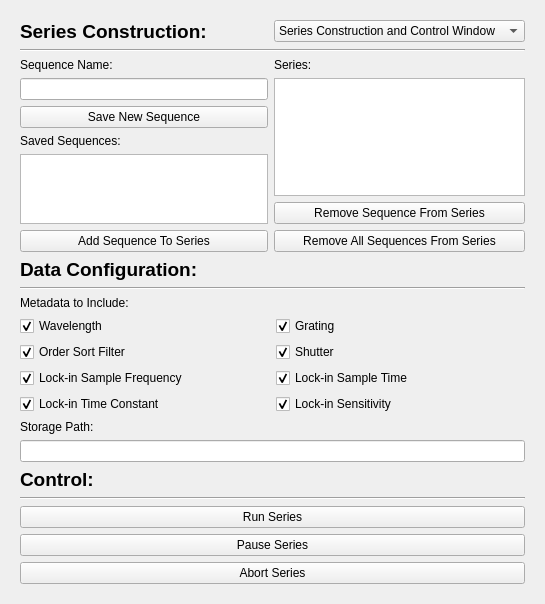
<?xml version="1.0" encoding="UTF-8"?>
<ui version="4.0">
 <class>Form</class>
 <widget class="QWidget" name="Form">
  <property name="geometry">
   <rect>
    <x>0</x>
    <y>0</y>
    <width>516</width>
    <height>510</height>
   </rect>
  </property>
  <property name="windowTitle">
   <string>Form</string>
  </property>
  <layout class="QGridLayout" name="gridLayout">
   <item row="0" column="1">
    <widget class="QStackedWidget" name="automation_window">
     <property name="currentIndex">
      <number>0</number>
     </property>
     <widget class="QWidget" name="SeriesConstructionAndControlWindow">
      <layout class="QGridLayout" name="gridLayout_12">
       <item row="4" column="0" colspan="2">
        <widget class="QLabel" name="auto_data_label">
         <property name="font">
          <font>
           <pointsize>14</pointsize>
           <weight>75</weight>
           <bold>true</bold>
          </font>
         </property>
         <property name="text">
          <string>Data Configuration:</string>
         </property>
        </widget>
       </item>
       <item row="3" column="0">
        <layout class="QGridLayout" name="gridLayout_9">
         <item row="0" column="0">
          <widget class="QLabel" name="auto_series_sequence_name_label">
           <property name="text">
            <string>Sequence Name:</string>
           </property>
          </widget>
         </item>
         <item row="4" column="0">
          <widget class="QListWidget" name="auto_series_savedsequences_list"/>
         </item>
         <item row="2" column="0">
          <widget class="QPushButton" name="auto_series_sequence_save_button">
           <property name="text">
            <string>Save New Sequence</string>
           </property>
          </widget>
         </item>
         <item row="1" column="0">
          <widget class="QLineEdit" name="auto_series_sequence_name_ledit"/>
         </item>
         <item row="3" column="0">
          <widget class="QLabel" name="auto_series_savedsequences_label">
           <property name="text">
            <string>Saved Sequences:</string>
           </property>
          </widget>
         </item>
         <item row="5" column="0">
          <widget class="QPushButton" name="auto_series_addsequencestoseries_button">
           <property name="text">
            <string>Add Sequence To Series</string>
           </property>
          </widget>
         </item>
        </layout>
       </item>
       <item row="3" column="1">
        <layout class="QGridLayout" name="gridLayout_10">
         <item row="2" column="0">
          <widget class="QPushButton" name="auto_series_removesequencefromseries_button">
           <property name="text">
            <string>Remove Sequence From Series</string>
           </property>
          </widget>
         </item>
         <item row="0" column="0">
          <widget class="QLabel" name="auto_series_series_label">
           <property name="text">
            <string>Series:</string>
           </property>
          </widget>
         </item>
         <item row="1" column="0">
          <widget class="QListWidget" name="auto_series_series_list"/>
         </item>
         <item row="3" column="0">
          <widget class="QPushButton" name="auto_series_removeallsequencesfromseries_button">
           <property name="text">
            <string>Remove All Sequences From Series</string>
           </property>
          </widget>
         </item>
        </layout>
       </item>
       <item row="10" column="0" colspan="2">
        <widget class="QPushButton" name="auto_control_pauseseries_button">
         <property name="text">
          <string>Pause Series</string>
         </property>
        </widget>
       </item>
       <item row="2" column="0" colspan="2">
        <widget class="Line" name="line_3">
         <property name="orientation">
          <enum>Qt::Horizontal</enum>
         </property>
        </widget>
       </item>
       <item row="5" column="0" colspan="2">
        <widget class="Line" name="line_4">
         <property name="orientation">
          <enum>Qt::Horizontal</enum>
         </property>
        </widget>
       </item>
       <item row="6" column="0" colspan="2">
        <layout class="QGridLayout" name="gridLayout_11">
         <item row="5" column="2">
          <widget class="QCheckBox" name="data_configuration_metadata_lockin_sensitivity_cbox">
           <property name="sizePolicy">
            <sizepolicy hsizetype="Minimum" vsizetype="Maximum">
             <horstretch>0</horstretch>
             <verstretch>0</verstretch>
            </sizepolicy>
           </property>
           <property name="text">
            <string>Lock-in Sensitivity</string>
           </property>
           <property name="checked">
            <bool>true</bool>
           </property>
          </widget>
         </item>
         <item row="3" column="1">
          <widget class="QCheckBox" name="auto_data_metadata_osf_cbox">
           <property name="sizePolicy">
            <sizepolicy hsizetype="Minimum" vsizetype="Maximum">
             <horstretch>0</horstretch>
             <verstretch>0</verstretch>
            </sizepolicy>
           </property>
           <property name="text">
            <string>Order Sort Filter</string>
           </property>
           <property name="checked">
            <bool>true</bool>
           </property>
          </widget>
         </item>
         <item row="1" column="2" rowspan="2">
          <widget class="QCheckBox" name="data_configuration_metadata_grating_cbox">
           <property name="sizePolicy">
            <sizepolicy hsizetype="Minimum" vsizetype="Maximum">
             <horstretch>0</horstretch>
             <verstretch>0</verstretch>
            </sizepolicy>
           </property>
           <property name="text">
            <string>Grating</string>
           </property>
           <property name="checked">
            <bool>true</bool>
           </property>
          </widget>
         </item>
         <item row="4" column="1">
          <widget class="QCheckBox" name="auto_data_metadata_lockinfs_cbox">
           <property name="sizePolicy">
            <sizepolicy hsizetype="Minimum" vsizetype="Maximum">
             <horstretch>0</horstretch>
             <verstretch>0</verstretch>
            </sizepolicy>
           </property>
           <property name="text">
            <string>Lock-in Sample Frequency</string>
           </property>
           <property name="checked">
            <bool>true</bool>
           </property>
          </widget>
         </item>
         <item row="1" column="1" rowspan="2">
          <widget class="QCheckBox" name="auto_data_metadata_wavelength_cbox">
           <property name="sizePolicy">
            <sizepolicy hsizetype="Minimum" vsizetype="Maximum">
             <horstretch>0</horstretch>
             <verstretch>0</verstretch>
            </sizepolicy>
           </property>
           <property name="text">
            <string>Wavelength</string>
           </property>
           <property name="checked">
            <bool>true</bool>
           </property>
          </widget>
         </item>
         <item row="6" column="1" colspan="2">
          <widget class="QLabel" name="auto_data_storagepath_label">
           <property name="text">
            <string>Storage Path:</string>
           </property>
          </widget>
         </item>
         <item row="5" column="1">
          <widget class="QCheckBox" name="auto_data_metadata_lockintimeconstant_cbox">
           <property name="sizePolicy">
            <sizepolicy hsizetype="Minimum" vsizetype="Maximum">
             <horstretch>0</horstretch>
             <verstretch>0</verstretch>
            </sizepolicy>
           </property>
           <property name="text">
            <string>Lock-in Time Constant</string>
           </property>
           <property name="checked">
            <bool>true</bool>
           </property>
          </widget>
         </item>
         <item row="3" column="2">
          <widget class="QCheckBox" name="data_configuration_metadata_shutter_cbox">
           <property name="sizePolicy">
            <sizepolicy hsizetype="Minimum" vsizetype="Maximum">
             <horstretch>0</horstretch>
             <verstretch>0</verstretch>
            </sizepolicy>
           </property>
           <property name="text">
            <string>Shutter</string>
           </property>
           <property name="checked">
            <bool>true</bool>
           </property>
          </widget>
         </item>
         <item row="4" column="2">
          <widget class="QCheckBox" name="data_configuration_metadata_lockints_cbox">
           <property name="sizePolicy">
            <sizepolicy hsizetype="Minimum" vsizetype="Maximum">
             <horstretch>0</horstretch>
             <verstretch>0</verstretch>
            </sizepolicy>
           </property>
           <property name="text">
            <string>Lock-in Sample Time</string>
           </property>
           <property name="checked">
            <bool>true</bool>
           </property>
          </widget>
         </item>
         <item row="0" column="1" colspan="2">
          <widget class="QLabel" name="auto_data_metadatatoinclude_label">
           <property name="text">
            <string>Metadata to Include:</string>
           </property>
          </widget>
         </item>
         <item row="7" column="1" colspan="2">
          <widget class="QLineEdit" name="auto_data_storagepath_ledit"/>
         </item>
        </layout>
       </item>
       <item row="9" column="0" colspan="2">
        <widget class="QPushButton" name="auto_control_runseries_button">
         <property name="text">
          <string>Run Series</string>
         </property>
        </widget>
       </item>
       <item row="8" column="0" colspan="2">
        <widget class="Line" name="line_5">
         <property name="orientation">
          <enum>Qt::Horizontal</enum>
         </property>
        </widget>
       </item>
       <item row="11" column="0" colspan="2">
        <widget class="QPushButton" name="auto_control_abortseries_button">
         <property name="text">
          <string>Abort Series</string>
         </property>
        </widget>
       </item>
       <item row="7" column="0" colspan="2">
        <widget class="QLabel" name="auto_control_label">
         <property name="font">
          <font>
           <pointsize>14</pointsize>
           <weight>75</weight>
           <bold>true</bold>
          </font>
         </property>
         <property name="text">
          <string>Control:</string>
         </property>
        </widget>
       </item>
       <item row="1" column="0">
        <widget class="QLabel" name="label">
         <property name="font">
          <font>
           <pointsize>14</pointsize>
           <weight>75</weight>
           <bold>true</bold>
          </font>
         </property>
         <property name="text">
          <string>Series Construction:</string>
         </property>
        </widget>
       </item>
       <item row="1" column="1">
        <widget class="QComboBox" name="auto_window_select_combobox_0">
         <item>
          <property name="text">
           <string>Series Construction and Control Window</string>
          </property>
         </item>
         <item>
          <property name="text">
           <string>Sequence Parameters Window</string>
          </property>
         </item>
        </widget>
       </item>
      </layout>
     </widget>
     <widget class="QWidget" name="SequenceParametersWindow">
      <layout class="QGridLayout" name="gridLayout_2">
       <item row="15" column="1">
        <widget class="QLineEdit" name="sequence_lockin_timeconstant_ledit"/>
       </item>
       <item row="5" column="0">
        <widget class="QLabel" name="sequence_monochromator_stepsize_label">
         <property name="sizePolicy">
          <sizepolicy hsizetype="Preferred" vsizetype="Maximum">
           <horstretch>0</horstretch>
           <verstretch>0</verstretch>
          </sizepolicy>
         </property>
         <property name="text">
          <string>Step Size (um.): </string>
         </property>
        </widget>
       </item>
       <item row="4" column="0">
        <widget class="QLabel" name="sequence_monochromator_endwave_label">
         <property name="sizePolicy">
          <sizepolicy hsizetype="Preferred" vsizetype="Maximum">
           <horstretch>0</horstretch>
           <verstretch>0</verstretch>
          </sizepolicy>
         </property>
         <property name="text">
          <string>End Wavelength (um.): </string>
         </property>
        </widget>
       </item>
       <item row="10" column="0">
        <widget class="QLabel" name="sequence_monochromator_osf2osf3_label">
         <property name="sizePolicy">
          <sizepolicy hsizetype="Preferred" vsizetype="Maximum">
           <horstretch>0</horstretch>
           <verstretch>0</verstretch>
          </sizepolicy>
         </property>
         <property name="text">
          <string>OSF2 to OSF3 Transition Wavelength (um.):</string>
         </property>
        </widget>
       </item>
       <item row="15" column="0">
        <widget class="QLabel" name="sequence_lockin_timeconstant_label">
         <property name="text">
          <string>Time Constant (s.):</string>
         </property>
        </widget>
       </item>
       <item row="13" column="1">
        <widget class="QLineEdit" name="sequence_lockin_samplefreq_ledit"/>
       </item>
       <item row="2" column="0" colspan="2">
        <widget class="Line" name="line">
         <property name="orientation">
          <enum>Qt::Horizontal</enum>
         </property>
        </widget>
       </item>
       <item row="10" column="1">
        <widget class="QLineEdit" name="sequence_monochromator_osf2osf3_ledit"/>
       </item>
       <item row="7" column="1">
        <widget class="QLineEdit" name="sequence_monochromator_g2g3_ledit"/>
       </item>
       <item row="16" column="0">
        <widget class="QLabel" name="sequence_lockin_sensitivity_label">
         <property name="text">
          <string>Sensitivity String:</string>
         </property>
        </widget>
       </item>
       <item row="3" column="0">
        <widget class="QLabel" name="sequence_monochromator_startwave_label">
         <property name="sizePolicy">
          <sizepolicy hsizetype="Preferred" vsizetype="Maximum">
           <horstretch>0</horstretch>
           <verstretch>0</verstretch>
          </sizepolicy>
         </property>
         <property name="text">
          <string>Start Wavelength (um.):</string>
         </property>
        </widget>
       </item>
       <item row="8" column="0">
        <widget class="QLabel" name="sequence_monochromator_noosfosf1_label">
         <property name="sizePolicy">
          <sizepolicy hsizetype="Preferred" vsizetype="Maximum">
           <horstretch>0</horstretch>
           <verstretch>0</verstretch>
          </sizepolicy>
         </property>
         <property name="text">
          <string>No OSF to OSF1 Transition Wavelength (um.):</string>
         </property>
        </widget>
       </item>
       <item row="8" column="1">
        <widget class="QLineEdit" name="sequence_monochromator_noosfosf1_ledit"/>
       </item>
       <item row="4" column="1">
        <widget class="QLineEdit" name="sequence_monochromator_endwave_ledit"/>
       </item>
       <item row="7" column="0">
        <widget class="QLabel" name="sequence_monochromator_g2g3_label">
         <property name="sizePolicy">
          <sizepolicy hsizetype="Preferred" vsizetype="Maximum">
           <horstretch>0</horstretch>
           <verstretch>0</verstretch>
          </sizepolicy>
         </property>
         <property name="text">
          <string>G2 to G3 Transition Wavelength (um.):</string>
         </property>
        </widget>
       </item>
       <item row="14" column="1">
        <widget class="QLineEdit" name="sequence_lockin_sampletime_ledit"/>
       </item>
       <item row="12" column="0" colspan="2">
        <widget class="Line" name="line_2">
         <property name="orientation">
          <enum>Qt::Horizontal</enum>
         </property>
        </widget>
       </item>
       <item row="6" column="0">
        <widget class="QLabel" name="sequence_monochromator_g1g2_label">
         <property name="sizePolicy">
          <sizepolicy hsizetype="Preferred" vsizetype="Maximum">
           <horstretch>0</horstretch>
           <verstretch>0</verstretch>
          </sizepolicy>
         </property>
         <property name="text">
          <string>G1 to G2 Transition Wavelength (um.):</string>
         </property>
        </widget>
       </item>
       <item row="14" column="0">
        <widget class="QLabel" name="sequence_lockin_sampletime_label">
         <property name="text">
          <string>Sample Time (s.):</string>
         </property>
        </widget>
       </item>
       <item row="6" column="1">
        <widget class="QLineEdit" name="sequence_monochromator_g1g2_ledit"/>
       </item>
       <item row="3" column="1">
        <widget class="QLineEdit" name="sequence_monochromator_startwave_ledit"/>
       </item>
       <item row="9" column="0">
        <widget class="QLabel" name="sequence_monochromator_osf1osf2_label">
         <property name="sizePolicy">
          <sizepolicy hsizetype="Preferred" vsizetype="Maximum">
           <horstretch>0</horstretch>
           <verstretch>0</verstretch>
          </sizepolicy>
         </property>
         <property name="text">
          <string>OSF1 to OSF2 Transition Wavelength (um.):</string>
         </property>
        </widget>
       </item>
       <item row="11" column="0">
        <widget class="QLabel" name="sequence_lockin_label">
         <property name="sizePolicy">
          <sizepolicy hsizetype="Preferred" vsizetype="Maximum">
           <horstretch>0</horstretch>
           <verstretch>0</verstretch>
          </sizepolicy>
         </property>
         <property name="font">
          <font>
           <pointsize>12</pointsize>
           <weight>75</weight>
           <bold>true</bold>
          </font>
         </property>
         <property name="text">
          <string>Lock-In:</string>
         </property>
        </widget>
       </item>
       <item row="9" column="1">
        <widget class="QLineEdit" name="sequence_monochromator_osf1osf2_ledit"/>
       </item>
       <item row="16" column="1">
        <widget class="QLineEdit" name="sequence_lockin_sensitivity_ledit"/>
       </item>
       <item row="13" column="0">
        <widget class="QLabel" name="sequence_lockin_samplefreq_label">
         <property name="text">
          <string>Sample Frequency (Hz.):</string>
         </property>
        </widget>
       </item>
       <item row="5" column="1">
        <widget class="QLineEdit" name="sequence_monochromator_stepsize_ledit"/>
       </item>
       <item row="0" column="1">
        <widget class="QComboBox" name="auto_window_select_combobox_1">
         <item>
          <property name="text">
           <string>Series Construction and Control Window</string>
          </property>
         </item>
         <item>
          <property name="text">
           <string>Sequence Parameters Window</string>
          </property>
         </item>
        </widget>
       </item>
       <item row="0" column="0">
        <widget class="QLabel" name="sequence_monochromator_label">
         <property name="sizePolicy">
          <sizepolicy hsizetype="Preferred" vsizetype="Maximum">
           <horstretch>0</horstretch>
           <verstretch>0</verstretch>
          </sizepolicy>
         </property>
         <property name="font">
          <font>
           <pointsize>12</pointsize>
           <weight>75</weight>
           <bold>true</bold>
          </font>
         </property>
         <property name="text">
          <string>Monochromator:</string>
         </property>
        </widget>
       </item>
      </layout>
     </widget>
    </widget>
   </item>
  </layout>
 </widget>
 <resources/>
 <connections/>
</ui>
